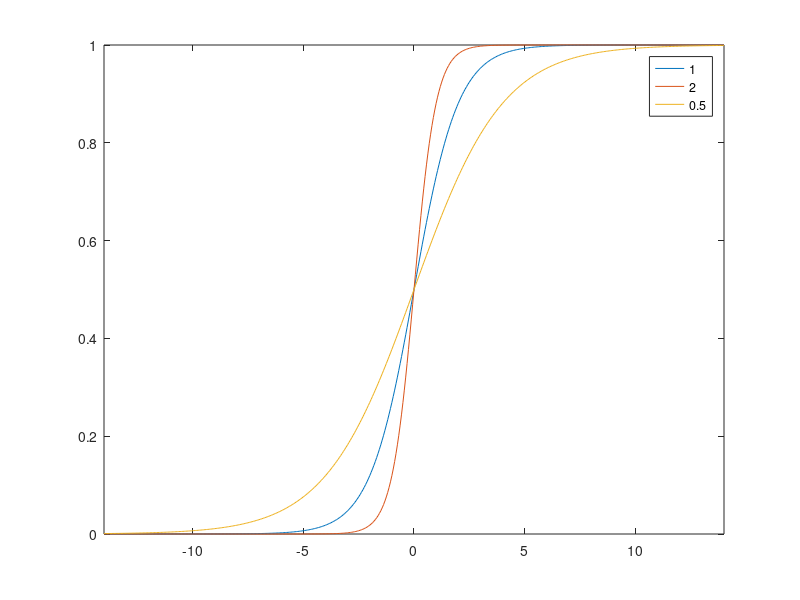

This figure's MATLAB source:

% draw the picture
fplot(@(x)(1 ./ (1 + exp(- x .* [1,2,0.5] ))) , [-14,14] );
legend('1','2','0.5'); % legend the lines 